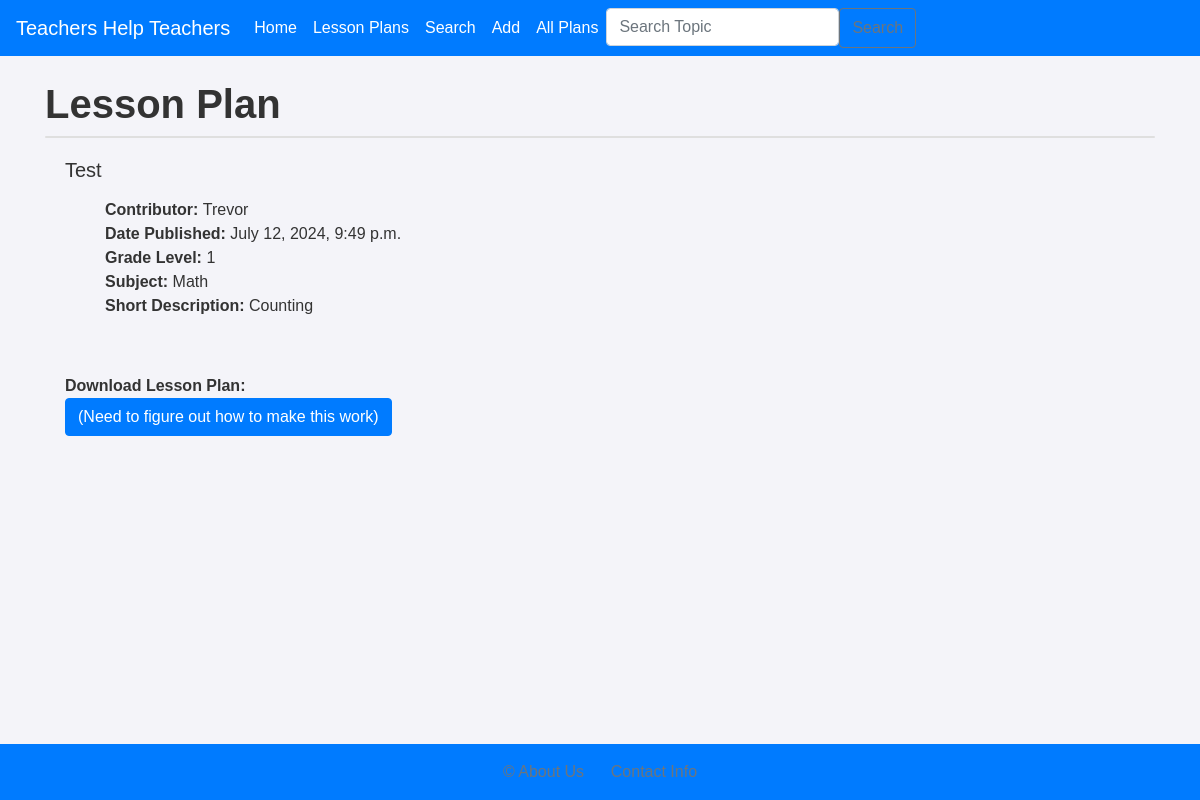
The page /show_lesson_plan/1 on the database its author committed.
### posts/models.py (models this page shows)
class Post(models.Model):
    title = models.CharField(max_length=100)
    pub_date = models.DateTimeField("date published", null=True)
    contributors = models.CharField(max_length=100)
    grade_level = models.CharField(max_length=2)
    subject = models.CharField(max_length = 25)
    description = models.TextField()
    lesson_plan = models.FileField(upload_to='Uploaded_Files/', null=True)
    verified = models.BooleanField(default=False)

### posts/views.py (the view)
# urls.py: path("show_lesson_plan/<plan_id>", views.show_lesson_plan, name="show_plan"),
def show_lesson_plan(request, plan_id):
    lesson_plan = Post.objects.get(pk=plan_id)
    return render(request, "show_lesson_plan.html", {'lesson_plan': lesson_plan})

### posts/templates/show_lesson_plan.html
{% extends 'base.html' %}
{% block content %}
<h1><strong>Lesson Plan</strong></h1>
<div class="card">
    </div>
    <div class="card-body">
      <h5 class="card-title">{{ lesson_plan.title }}</h5>
      <p class="card-text">
        <ul>
            <strong>Contributor: </strong>{{ lesson_plan.contributors }}<br>
            <strong>Date Published: </strong>{{ lesson_plan.pub_date }}<br>
            <strong>Grade Level:</strong> {{ lesson_plan.grade_level }}<br>
            <strong>Subject:</strong> {{ lesson_plan.subject }}<br>
            <strong>Short Description:</strong> {{ lesson_plan.description }}<br>
            </ul>
            <br>
      </p>
      <strong>Download Lesson Plan:</strong><br>
      <a {{ lesson.lesson_plan }} class="btn btn-primary">(Need to figure out how to make this work)</a>
    </div>
{% endblock %}

### posts/static/css/style.css (style rules this page uses)
body { background-color: #f4f4f9; color: #333333; font-family: Arial, sans-serif; margin: 0; padding: 0; display: flex; flex-direction: column; min-height: 100vh; }

### rows shown on the page
Post: title "Test", contributors "Trevor", pub_date "July 12, 2024, 9:49 p.m.", grade_level "1", subject "Math", description "Counting"
